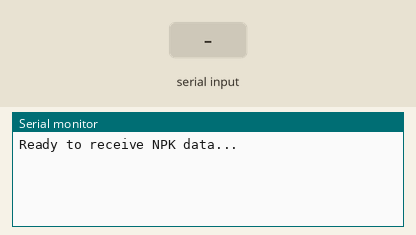
Simulated run of this sketch. Board: ESP32. On the bench: the last lines printed to the serial monitor. Inputs (shaded band) come from the test bench.

Above: at 1.2 s.
1.3 s: "1\n" received over the second serial link
At 2.5 s:
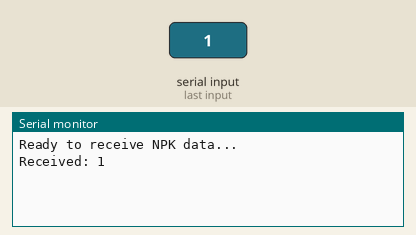
2.8 s: "0\n" received over the second serial link
At 3.8 s:
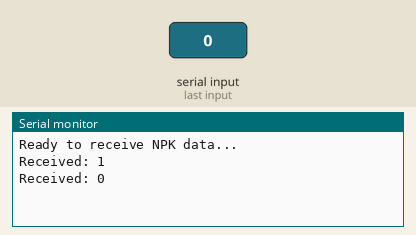
4.3 s: "2\n" received over the second serial link
At 4.9 s:
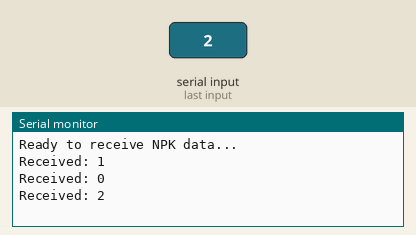

Measured:
- after the input at 1.3 s, the serial monitor: prints a new line at once (image 1)
- after the input at 2.8 s, the serial monitor: prints a new line at once (image 2)
- after the input at 4.3 s, the serial monitor: prints a new line at once (image 3)

The sketch:

Serial_Test.ino
```cpp
// Use HardwareSerial instance 1 for UART1

void setup() {
  Serial.begin(115200); // USB Serial monitor
  // Initialize UART1 with RX=22, TX=21
  Serial1.begin(9600, SERIAL_8N1, 21, 22);
  Serial.println("Ready to receive NPK data...");
}

void loop() {
  if (Serial1.available()) {
    String message = Serial1.readStringUntil('\n'); // Read until newline
    Serial.print("Received: ");
    Serial.println(message);
  }
}
```
